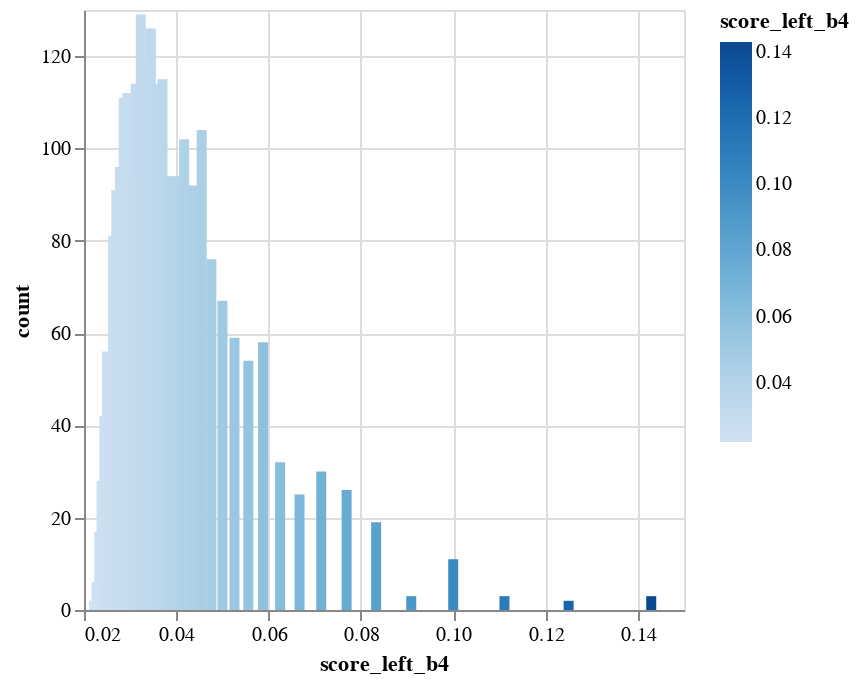
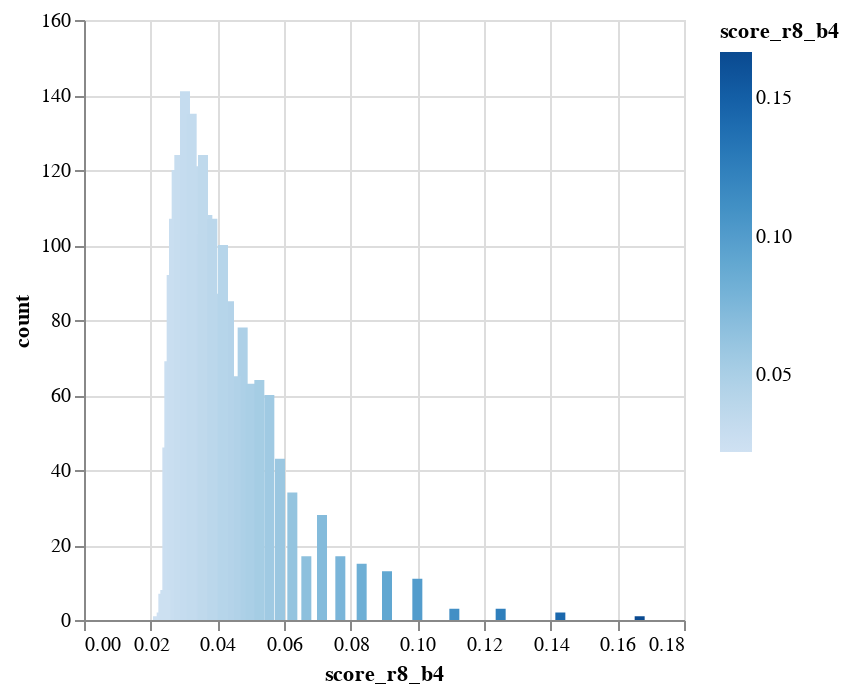

Source (notebook cell) for these figures, in order:
### Code cell
show_b_stats('score_left_b4')
show_b_stats('score_r8_b4')

### Figure 1 — Vega-Lite specification as saved in the notebook (floating-point values rounded to 4 significant figures)
{"config": {"view": {"continuousWidth": 300, "continuousHeight": 300}}, "data": {"name": "data-2fcd4c44338a8f49bb41040c2997778f"}, "mark": {"type": "bar", "tooltip": true}, "encoding": {"color": {"field": "score_left_b4", "type": "quantitative"}, "x": {"field": "score_left_b4", "type": "quantitative"}, "y": {"field": "count", "type": "quantitative"}}, "params": [{"name": "param_19", "select": {"type": "interval", "encodings": ["x", "y"]}, "bind": "scales"}], "$schema": "https://vega.github.io/schema/vega-lite/v5.20.1.json", "datasets": {"data-2fcd4c44338a8f49bb41040c2997778f": [{"score_left_b4": 0.0769, "count": 26}, {"score_left_b4": 0.125, "count": 2}, {"score_left_b4": 0.0476, "count": 76}, {"score_left_b4": 0.0588, "count": 58}, {"score_left_b4": 0.025, "count": 56}, {"score_left_b4": 0.0233, "count": 17}, {"score_left_b4": 0.0333, "count": 119}, {"score_left_b4": 0.0714, "count": 30}, {"score_left_b4": 0.1, "count": 11}, {"score_left_b4": 0.0833, "count": 19}, {"score_left_b4": 0.037, "count": 115}, {"score_left_b4": 0.0256, "count": 42}, {"score_left_b4": 0.0312, "count": 114}, {"score_left_b4": 0.0222, "count": 2}, {"score_left_b4": 0.0345, "count": 126}, {"score_left_b4": 0.0278, "count": 96}, {"score_left_b4": 0.0625, "count": 32}, {"score_left_b4": 0.0238, "count": 28}, {"score_left_b4": 0.0263, "count": 81}, {"score_left_b4": 0.027, "count": 91}, {"score_left_b4": 0.04, "count": 94}, {"score_left_b4": 0.05, "count": 67}, {"score_left_b4": 0.0357, "count": 114}, {"score_left_b4": 0.0455, "count": 104}, {"score_left_b4": 0.0303, "count": 94}, {"score_left_b4": 0.0294, "count": 112}, {"score_left_b4": 0.0286, "count": 111}, {"score_left_b4": 0.0667, "count": 25}, {"score_left_b4": 0.1111, "count": 3}, {"score_left_b4": 0.1429, "count": 3}, {"score_left_b4": 0.0323, "count": 129}, {"score_left_b4": 0.0435, "count": 92}, {"score_left_b4": 0.0244, "count": 42}, {"score_left_b4": 0.0385, "count": 94}, {"score_left_b4": 0.0909, "count": 3}, {"score_left_b4": 0.0227, "count": 6}, {"score_left_b4": 0.0526, "count": 59}, {"score_left_b4": 0.0417, "count": 102}, {"score_left_b4": 0.0556, "count": 54}]}}

### Figure 2 — Vega-Lite specification as saved in the notebook (floating-point values rounded to 4 significant figures)
{"config": {"view": {"continuousWidth": 300, "continuousHeight": 300}}, "data": {"name": "data-69ce5d33b400f906d723c47a28438ada"}, "mark": {"type": "bar", "tooltip": true}, "encoding": {"color": {"field": "score_r8_b4", "type": "quantitative"}, "x": {"field": "score_r8_b4", "type": "quantitative"}, "y": {"field": "count", "type": "quantitative"}}, "params": [{"name": "param_20", "select": {"type": "interval", "encodings": ["x", "y"]}, "bind": "scales"}], "$schema": "https://vega.github.io/schema/vega-lite/v5.20.1.json", "datasets": {"data-69ce5d33b400f906d723c47a28438ada": [{"score_r8_b4": 0.0769, "count": 17}, {"score_r8_b4": 0.0588, "count": 43}, {"score_r8_b4": 0.0476, "count": 78}, {"score_r8_b4": 0.025, "count": 46}, {"score_r8_b4": 0.125, "count": 3}, {"score_r8_b4": 0.0333, "count": 121}, {"score_r8_b4": 0.0233, "count": 2}, {"score_r8_b4": 0.037, "count": 108}, {"score_r8_b4": 0.1, "count": 11}, {"score_r8_b4": 0.0714, "count": 28}, {"score_r8_b4": 0.0833, "count": 15}, {"score_r8_b4": 0.0256, "count": 69}, {"score_r8_b4": 0.0222, "count": 1}, {"score_r8_b4": 0.0278, "count": 120}, {"score_r8_b4": 0.0345, "count": 103}, {"score_r8_b4": 0.0312, "count": 129}, {"score_r8_b4": 0.0263, "count": 92}, {"score_r8_b4": 0.0625, "count": 34}, {"score_r8_b4": 0.04, "count": 87}, {"score_r8_b4": 0.027, "count": 107}, {"score_r8_b4": 0.0238, "count": 7}, {"score_r8_b4": 0.0286, "count": 124}, {"score_r8_b4": 0.0357, "count": 124}, {"score_r8_b4": 0.0455, "count": 65}, {"score_r8_b4": 0.0294, "count": 116}, {"score_r8_b4": 0.1111, "count": 3}, {"score_r8_b4": 0.0667, "count": 17}, {"score_r8_b4": 0.05, "count": 63}, {"score_r8_b4": 0.0303, "count": 141}, {"score_r8_b4": 0.0323, "count": 135}, {"score_r8_b4": 0.1429, "count": 2}, {"score_r8_b4": 0.0435, "count": 85}, {"score_r8_b4": 0.1667, "count": 1}, {"score_r8_b4": 0.0909, "count": 13}, {"score_r8_b4": 0.0385, "count": 107}, {"score_r8_b4": 0.0244, "count": 8}, {"score_r8_b4": 0.0417, "count": 100}, {"score_r8_b4": 0.0526, "count": 64}, {"score_r8_b4": 0.0556, "count": 60}]}}
